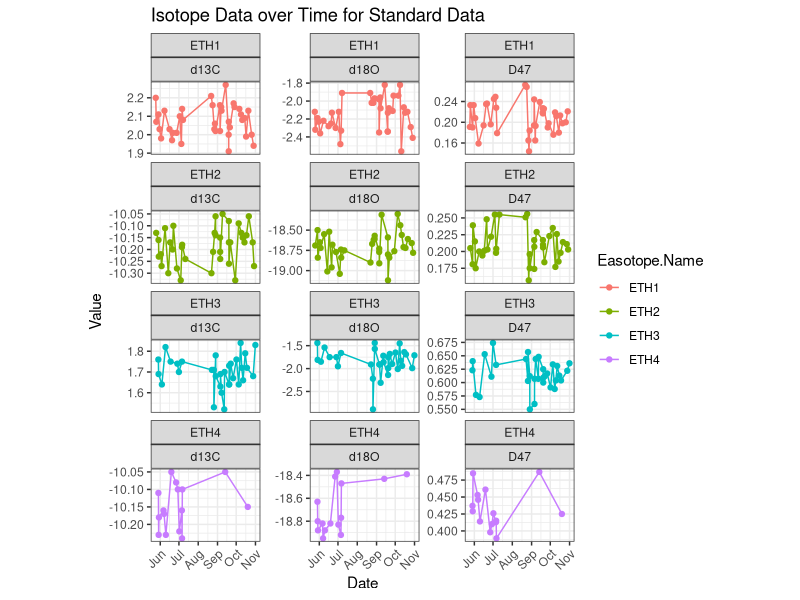
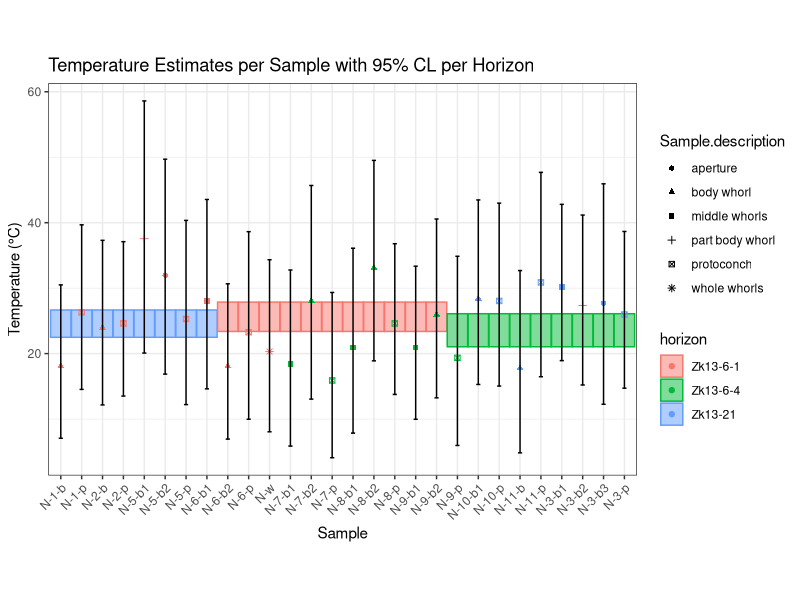
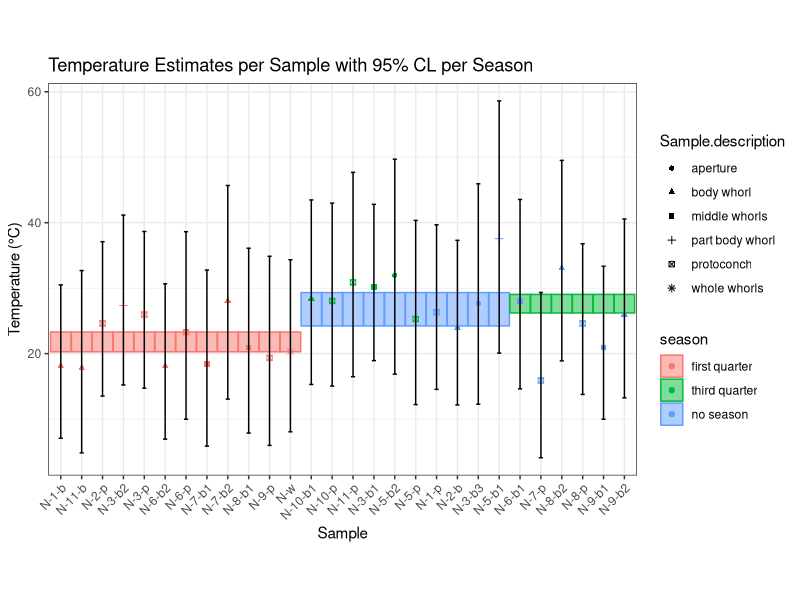

Recreate these plots in R, in order.
# Data analysis routine for the manuscript titled "Clumped isotope compositions of mid-Holocene marine gastropod shells"
# Authors of manuscript: Tingting Yua, Sha Lia, Niels J. de Winter b, c, Dongxv Zhanga, Naihua Xuec, d, Ye Xua, Haichun Zhanga, Xiaoqiao Wane, Bo Wanga
# Author of the data analysis code: Niels J. de Winter
# E-mail: n.j.de.winter@vu.nl

# Load necessary libraries
library(ggplot2)
library(tidyverse)

# Load the CSV file
data <- read.csv("Naticarius_all_data.csv")

# Display the first few rows of the data
head(data)

# Rename the columns
colnames(data) <- gsub("^d13C.*", "d13C", colnames(data))
colnames(data) <- gsub("^d18O.*", "d18O", colnames(data))
colnames(data) <- gsub("^D47.*", "D47", colnames(data))

# Filter the data for type "standard"
standard_data <- subset(data, Type == "standard")

# Convert the ID column to Date type
standard_data$Date <- as.POSIXct(standard_data$ID, format = "%Y-%m-%d %H:%M")

# Reshape the data for ggplot
standard_data_long <- standard_data %>%
    pivot_longer(cols = c("d13C", "d18O", "D47"), names_to = "variable", values_to = "value")

# Plot the data using ggplot2 with each standard name having its own panel
ggplot(standard_data_long, aes(x = Date, y = value, color = Easotope.Name)) +
    geom_line() +
    geom_point() +
    facet_wrap(~ Easotope.Name + variable, scales = "free_y", ncol = 3, nrow = 4) +
    labs(x = "Date", y = "Value", title = "Isotope Data over Time for Standard Data") +
    theme_bw() +
    theme(axis.text.x = element_text(angle = 45, hjust = 1)) +
    theme(aspect.ratio = 1 / 1.5)

# Calculate the standard deviations on all ETH standards
STD_stats <- standard_data_long %>%
    group_by(Easotope.Name, variable) %>%
    summarise(
        mean = mean(value),
        sd = sd(value),
        N = n(),
        se = sd / sqrt(N),
        CL95 = qt(0.975, N - 1) * se
    )

# Calculate the mean standard deviation for D47 based on the standard deviations of the ETH standards
SD_ETH <- sqrt(sum(STD_stats$sd[STD_stats$variable == "D47"] ** 2) / length(unique(STD_stats$Easotope.Name[STD_stats$variable == "D47"])))
data$D47_SD <- SD_ETH # Add ETH standard deviation as column to all data

# ------------------------------------------------------------------------------------------
# Calculate pooled stats for all specimens
# Group data by Sample_name and calculate the mean and the pooled standard deviation for D47
pooled_sample_stats <- data %>%
    subset(Type == "sample") %>%
    group_by(Sample_name) %>%
    summarise(
        N = n(),
        mean_D47 = mean(D47, na.rm = TRUE),
        sd_D47 = sqrt(sum((D47 - mean(D47, na.rm = TRUE)) ** 2, na.rm = TRUE) / (n() - 1)),
        D47_pooled_SD = sqrt(sd_D47 ** 2 + D47_SD ** 2),
        D47_se = D47_pooled_SD / sqrt(N),
        D47_CL95 = qt(0.975, N - 1) * D47_se
    ) %>%
    distinct(Sample_name, .keep_all = TRUE)

# Merge the pooled statistics back into the original data
sample_data <- merge(data, pooled_sample_stats, by = "Sample_name") %>%
    distinct(Sample_name, .keep_all = TRUE)

# Convert specimen mean and 95%CL to temperature
sample_data$T47_sample <- sqrt(10 ** 6 / ((sample_data$D47 - 0.154) / 0.0391)) - 273.15 # Convert D47 to temperature using Anderson equation
sample_data$T47_max_sample <- sqrt(10 ** 6 / ((sample_data$D47 - 2 * sample_data$D47_se - 0.154) / 0.0391)) - 273.15 # Convert D47 - 2 standard errors to temperature using Anderson equation
sample_data$T47_min_sample <- sqrt(10 ** 6 / ((sample_data$D47 + 2 * sample_data$D47_se - 0.154) / 0.0391)) - 273.15 # Convert D47 + 2 standard errors to temperature using Anderson equation
sample_data$T47_95CL_sample <- (sample_data$T47_max_sample - sample_data$T47_min_sample) / 2

# ------------------------------------------------------------------------------------------
# Add calculations of the d18Ow of the water from D47-temperature and d18Oc
# Using the d18Oc-d18Ow-temperature relationship from Grossman and Ku (1986)
# with the VPDB-VSMOW scale correction of ‐0.27 ‰ (Gonfiantini et al., 1995; Dettman et al., 1999)
# Solved for d18Ow following Schöne et al. (2020; see Schmitt et al., 2024)
# Schmitt, K.E., Beuzen-Waller, T., Schmidt, C., Proctor, L., Lindauer, S., Gey, C.J., Pietsch, D., Schöne, B.R., 2024. Melanoides tuberculata and Zootecus insularis gastropod shells provide a snapshot into past hydroclimatic conditions of arid environments: New perspectives from Oman. Palaeogeography, Palaeoclimatology, Palaeoecology 655, 112542. https://doi.org/10.1016/j.palaeo.2024.112542
sample_data$d18Ow <- (19.43 - 4.34 * sample_data$d18O - sample_data$T47_sample) / -4.34
sample_data$d18Ow_min <- (19.43 - 4.34 * sample_data$d18O - sample_data$T47_max_sample) / -4.34
sample_data$d18Ow_max <- (19.43 - 4.34 * sample_data$d18O - sample_data$T47_min_sample) / -4.34
sample_data$d18Ow_95CL <- (sample_data$d18Ow_max - sample_data$d18Ow_min) / 2

# ------------------------------------------------------------------------------------------
# Calculate mean temperature +/- 95%CL for entire dataset
# Calculate the mean and the pooled standard deviation for D47
pooled_data_stats <- data %>%
    subset(Type == "sample") %>%
    summarise(
        N = n(),
        mean_D47 = mean(D47, na.rm = TRUE),
        D47_pooled_SD = sqrt(sum((D47 - mean(D47, na.rm = TRUE)) ** 2, na.rm = TRUE) / (n() - 1)),
        D47_se = D47_pooled_SD / sqrt(N),
        D47_CL95 = qt(0.975, N - 1) * D47_se,
        T47_mean_all = sqrt(10 ** 6 / ((mean_D47 - 0.154) / 0.0391)) - 273.15, # Convert D47 to temperature using Anderson equation
        T47_max = sqrt(10 ** 6 / ((mean_D47 - D47_CL95 - 0.154) / 0.0391)) - 273.15, # Convert D47 - 2 standard errors to temperature using Anderson equation
        T47_min = sqrt(10 ** 6 / ((mean_D47 + D47_CL95 - 0.154) / 0.0391)) - 273.15, # Convert D47 + 2 standard errors to temperature using Anderson equation
        T47_95CL_all = (T47_max - T47_min) / 2,
        d18Ow_mean_all = (19.43 - 4.34 * mean(d18O, na.rm = TRUE) - T47_mean_all) / -4.34, # Calculate d18Ow from mean d18Oc and mean T47
        d18Ow_max = (19.43 - 4.34 * mean(d18O, na.rm = TRUE) - T47_max) / -4.34, # Calculate d18Ow from mean d18Oc and T47 - 2 standard errors
        d18Ow_min = (19.43 - 4.34 * mean(d18O, na.rm = TRUE) - T47_min) / -4.34, # Calculate d18Ow from mean d18Oc and T47 + 2 standard errors
        d18Ow_95CL_all = (d18Ow_max - d18Ow_min) / 2
    )

# Merge the pooled statistics back into the original data
sample_data$T47_mean_all <- pooled_data_stats$T47_mean_all
sample_data$T47_95CL_all <- pooled_data_stats$T47_95CL_all
sample_data$d18Ow_mean_all <- pooled_data_stats$d18Ow_mean_all
sample_data$d18Ow_95CL_all <- pooled_data_stats$d18Ow_95CL_all

# ------------------------------------------------------------------------------------------
# Calculate mean temperature +/- 95%CL per horizon
# Group data by Horizon and calculate the mean and the pooled standard deviation for D47
pooled_horizon_stats <- data %>%
    subset(Type == "sample") %>%
    group_by(horizon) %>%
    summarise(
        N = n(),
        mean_D47 = mean(D47, na.rm = TRUE),
        D47_pooled_SD = sqrt(sum((D47 - mean(D47, na.rm = TRUE)) ** 2, na.rm = TRUE) / (n() - 1)),
        D47_se = D47_pooled_SD / sqrt(N),
        D47_CL95 = qt(0.975, N - 1) * D47_se,
        T47_horizon = sqrt(10 ** 6 / ((mean_D47 - 0.154) / 0.0391)) - 273.15, # Convert D47 to temperature using Anderson equation
        T47_max_horizon = sqrt(10 ** 6 / ((mean_D47 - D47_CL95 - 0.154) / 0.0391)) - 273.15, # Convert D47 - 2 standard errors to temperature using Anderson equation
        T47_min_horizon = sqrt(10 ** 6 / ((mean_D47 + D47_CL95 - 0.154) / 0.0391)) - 273.15, # Convert D47 + 2 standard errors to temperature using Anderson equation
        d18Ow_horizon = (19.43 - 4.34 * mean(d18O, na.rm = TRUE) - T47_horizon) / -4.34, # Calculate d18Ow from mean d18Oc and mean T47_95CL_all
        d18Ow_max_horizon = (19.43 - 4.34 * mean(d18O, na.rm = TRUE) - T47_max_horizon) / -4.34, # Calculate d18Ow from mean d18Oc and T47 - 2 standard errors
        d18Ow_min_horizon = (19.43 - 4.34 * mean(d18O, na.rm = TRUE) - T47_min_horizon) / -4.34 # Calculate d18Ow from mean d18Oc and T47 + 2 standard errors
    ) %>%
    distinct(horizon, .keep_all = TRUE)

# Merge horizon statistics back into the original data
sample_data <- merge(
    sample_data,
    select(
        pooled_horizon_stats,
        horizon,
        T47_horizon,
        T47_max_horizon,
        T47_min_horizon,
        d18Ow_horizon,
        d18Ow_max_horizon,
        d18Ow_min_horizon
        ),
    by = "horizon"
)

# ------------------------------------------------------------------------------------------
# Plot temperatures per sample and add uncertainty bars per horizon
# Order the sample names first by horizon and then alphabetically
sample_data <- sample_data %>%
    arrange(horizon, Sample_name)

# Order the horizons in the specified order
sample_data$horizon <- factor(sample_data$horizon, levels = c("Zk13-6-1", "Zk13-6-4", "Zk13-21"))

# Plot temperatures per sample and add uncertainty bars per horizon
ggplot(sample_data,
    aes(
        x = factor(Sample_name, levels = unique(Sample_name)),
        y = T47_sample,
        color = factor(horizon, levels = c("Zk13-6-1", "Zk13-6-4", "Zk13-21")),
        fill = factor(horizon, levels = c("Zk13-6-1", "Zk13-6-4", "Zk13-21")),
        shape = Sample.description
    )
) +
geom_rect(aes(xmin = as.numeric(factor(Sample_name, levels = unique(Sample_name))) - 0.49, xmax = as.numeric(factor(Sample_name, levels = unique(Sample_name))) + 0.49, ymin = T47_min_horizon, ymax = T47_max_horizon), alpha = 0.5) +
geom_point() +
geom_errorbar(aes(ymin = T47_min_sample, ymax = T47_max_sample), width = 0.2, color = "black") +
labs(x = "Sample", y = "Temperature (°C)", title = "Temperature Estimates per Sample with 95% CL per Horizon", color = "horizon", fill = "horizon") +
scale_x_discrete(limits = unique(sample_data$Sample_name[order(sample_data$horizon)])) +
theme_bw() +
theme(axis.text.x = element_text(angle = 45, hjust = 1), aspect.ratio = 1 / 1.5)

# ------------------------------------------------------------------------------------------
# Calculate mean temperature +/- 95%CL per season
# Group data by Season and calculate the mean and the pooled standard deviation for D47
pooled_season_stats <- data %>%
    subset(Type == "sample") %>%
    group_by(season) %>%
    summarise(
        N = n(),
        mean_D47 = mean(D47, na.rm = TRUE),
        D47_pooled_SD = sqrt(sum((D47 - mean(D47, na.rm = TRUE)) ** 2, na.rm = TRUE) / (n() - 1)),
        D47_se = D47_pooled_SD / sqrt(N),
        D47_CL95 = qt(0.975, N - 1) * D47_se,
        T47_season = sqrt(10 ** 6 / ((mean_D47 - 0.154) / 0.0391)) - 273.15, # Convert D47 to temperature using Anderson equation
        T47_max_season = sqrt(10 ** 6 / ((mean_D47 - D47_CL95 - 0.154) / 0.0391)) - 273.15, # Convert D47 - 2 standard errors to temperature using Anderson equation
        T47_min_season = sqrt(10 ** 6 / ((mean_D47 + D47_CL95 - 0.154) / 0.0391)) - 273.15, # Convert D47 + 2 standard errors to temperature using Anderson equation
        d18Ow_season = (19.43 - 4.34 * mean(d18O, na.rm = TRUE) - T47_season) / -4.34, # Calculate d18Ow from mean d18Oc and mean T47_95CL_all
        d18Ow_max_season = (19.43 - 4.34 * mean(d18O, na.rm = TRUE) - T47_max_season) / -4.34, # Calculate d18Ow from mean d18Oc and T47 - 2 standard errors
        d18Ow_min_season = (19.43 - 4.34 * mean(d18O, na.rm = TRUE) - T47_min_season) / -4.34 # Calculate d18Ow from mean d18Oc and T47 + 2 standard errors
    )

# Merge season statistics back into the original data
sample_data <- merge(
    sample_data,
    select(
        pooled_season_stats,
        season,
        T47_season,
        T47_max_season,
        T47_min_season,
        d18Ow_season,
        d18Ow_max_season,
        d18Ow_min_season
        ),
    by = "season"
)

# ------------------------------------------------------------------------------------------
# Plot temperatures per sample and add uncertainty bars per season
# Order the sample names first by season and then alphabetically
sample_data <- sample_data %>%
    arrange(season, Sample_name)

# Order the seasons in the specified order
sample_data$season <- factor(sample_data$season, levels = c("first quarter", "third quarter", "no season"))

# Plot temperatures per sample and add uncertainty bars per season
ggplot(sample_data,
    aes(
        x = factor(Sample_name, levels = unique(Sample_name)),
        y = T47_sample,
        color = factor(season, levels = c("first quarter", "third quarter", "no season")),
        fill = factor(season, levels = c("first quarter", "third quarter", "no season")),
        shape = Sample.description
    )
) +
geom_rect(aes(xmin = as.numeric(factor(Sample_name, levels = unique(Sample_name))) - 0.49, xmax = as.numeric(factor(Sample_name, levels = unique(Sample_name))) + 0.49, ymin = T47_min_season, ymax = T47_max_season), alpha = 0.5) +
geom_point() +
geom_errorbar(aes(ymin = T47_min_sample, ymax = T47_max_sample), width = 0.2, color = "black") +
labs(x = "Sample", y = "Temperature (°C)", title = "Temperature Estimates per Sample with 95% CL per Season", color = "season", fill = "season") +
scale_x_discrete(limits = unique(sample_data$Sample_name[order(sample_data$season)])) +
theme_bw() +
theme(axis.text.x = element_text(angle = 45, hjust = 1), aspect.ratio = 1 / 1.5)

# ------------------------------------------------------------------------------------------
# Calculate mean temperature +/- 95%CL per season and horizon
# Group data by Season and Horizon and calculate the mean and the pooled standard deviation for D47
pooled_season_horizon_stats <- data %>%
    subset(Type == "sample") %>%
    group_by(season, horizon) %>%
    summarise(
        N = n(),
        mean_D47 = mean(D47, na.rm = TRUE),
        D47_pooled_SD = sqrt(sum((D47 - mean(D47, na.rm = TRUE)) ** 2, na.rm = TRUE) / (n() - 1)),
        D47_se = D47_pooled_SD / sqrt(N),
        D47_CL95 = qt(0.975, N - 1) * D47_se,
        T47_season_horizon = sqrt(10 ** 6 / ((mean_D47 - 0.154) / 0.0391)) - 273.15, # Convert D47 to temperature using Anderson equation
        T47_max_season_horizon = sqrt(10 ** 6 / ((mean_D47 - D47_CL95 - 0.154) / 0.0391)) - 273.15, # Convert D47 - 2 standard errors to temperature using Anderson equation
        T47_min_season_horizon = sqrt(10 ** 6 / ((mean_D47 + D47_CL95 - 0.154) / 0.0391)) - 273.15, # Convert D47 + 2 standard errors to temperature using Anderson equation
        T47_95CL_season_horizon = (T47_max_season_horizon - T47_min_season_horizon) / 2, # Calculate 95% CL for temperature
        d18Ow_season_horizon = (19.43 - 4.34 * mean(d18O, na.rm = TRUE) - T47_season_horizon) / -4.34, # Calculate d18Ow from mean d18Oc and mean T47_95CL_all
        d18Ow_max_season_horizon = (19.43 - 4.34 * mean(d18O, na.rm = TRUE) - T47_max_season_horizon) / -4.34, # Calculate d18Ow from mean d18Oc and T47 - 2 standard errors
        d18Ow_min_season_horizon = (19.43 - 4.34 * mean(d18O, na.rm = TRUE) - T47_min_season_horizon) / -4.34, # Calculate d18Ow from mean d18Oc and T47 + 2 standard errors
        d18Ow_95CL_season_horizon = (d18Ow_max_season_horizon - d18Ow_min_season_horizon) / 2 # Calculate 95% CL for d18Ow
    )

# Merge season statistics back into the original data
sample_data <- merge(
    sample_data,
    select(
        pooled_season_horizon_stats,
        season,
        horizon,
        T47_season_horizon,
        T47_max_season_horizon,
        T47_min_season_horizon,
        T47_95CL_season_horizon,
        d18Ow_season_horizon,
        d18Ow_max_season_horizon,
        d18Ow_min_season_horizon,
        d18Ow_95CL_season_horizon
        ),
    by = c("season", "horizon")
)

# Export sample data
write.csv(sample_data, "sample_data.csv", row.names = FALSE)
